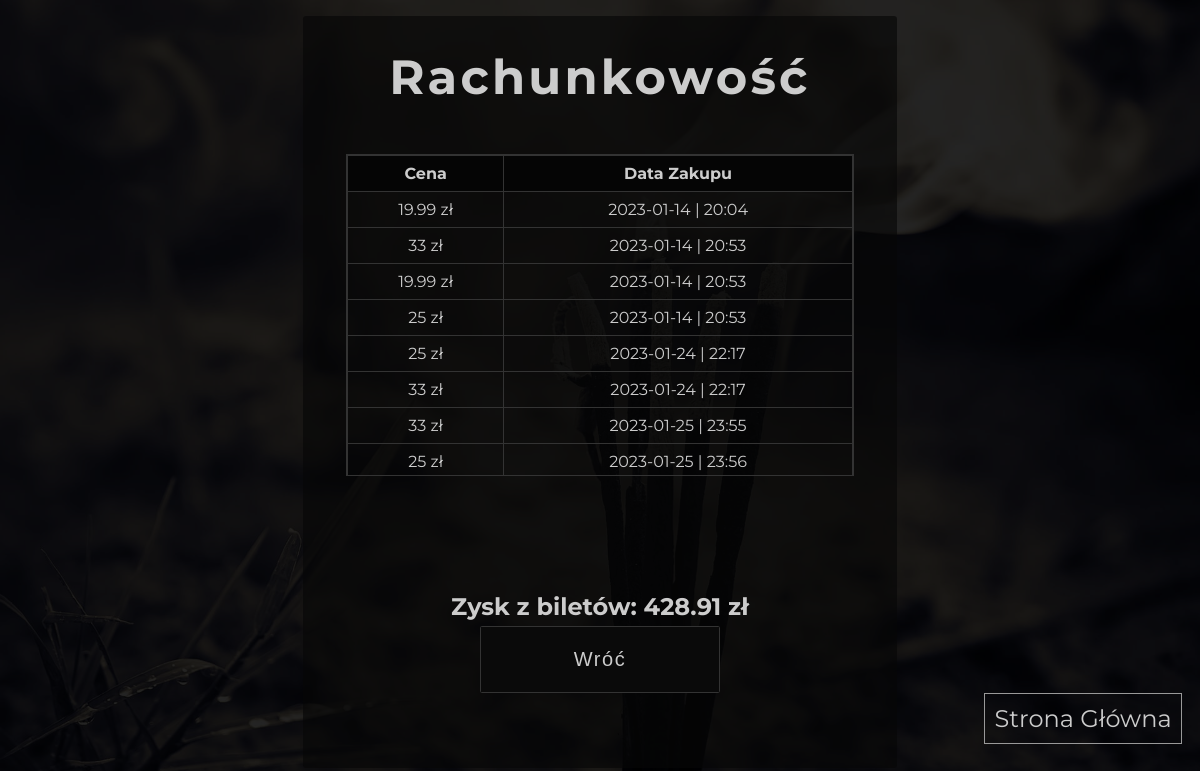
The app's page /accountant_accountancy/ (signed in) with its own data.
### App/models.py (models this page shows, shortened)
class Ticket(models.Model):
    ZONE_CHOICES = (
        ("Pływalnia", "Pływalnia"),
        ("SPA", "SPA"),
        ("Siłownia", "Siłownia")
    )
    PRICE_CHOICES = (
        ('19.99', '19.99zł - ulgowy'),
        ('25', '25zł - normalny'),
        ('33', '33zł - grupowy')
    )
    worker = models.ForeignKey(Worker, on_delete=models.SET_NULL, null=True)
    client = models.ForeignKey(Client, on_delete=models.SET_NULL, null=True, blank=True)
    price = models.CharField(max_length=6, choices=PRICE_CHOICES, default=PRICE_CHOICES[1])
    zone = models.CharField(max_length=45, choices=ZONE_CHOICES)
    dateOfPurchase = models.DateTimeField(default=datetime.datetime.now(), editable=True)
    dateOfEnd = models.DateTimeField(null=True, blank=True, editable=False)

### App/decorators.py (the view)
        def wrapper_func(request, *args, **kwargs):
            group = None
            if request.user.groups.exists():
                group = request.user.groups.all()[0].name
            if group in allowed_roles:
                return view_func(request, *args, **kwargs)
            else:
                return redirect('home')

### App/views.py (called while the page is built)
@login_required(login_url='login')
@allowed_users(allowed_roles=['accountant', 'admin'])
def accountant_accountancy(request):
    tickets = Ticket.objects.all()
    tickets_sum = round(sum([float(price.split("zł")[0])
                             for price in [ticket.price for ticket in tickets]]), 2)
    context = {'tickets': tickets, 'tickets_sum': tickets_sum}
    return render(request, 'App/subpages/accountant/accountant_accountancy.html', context)

### App/templates/App/subpages/accountant/accountant_accountancy.html (shortened to what this page needs)
{% load static %}
<!DOCTYPE html>
<html lang="pl">
<head>
    <link rel="stylesheet" href="https://cdnjs.cloudflare.com/ajax/libs/font-awesome/6.2.1/css/all.min.css" />
    <link rel="stylesheet" href="{% static '/css/accountant_panel.css' %}">
</head>
<body>
    <section class="accountancy">
        <form class="accountancy__form" action="">
            <h1 class="accountancy__header" >Rachunkowość</h1>
            <div class="accountancy__list">
                <table class="accountancy__table">
                    <tr class="accountancy__tr">
                        <th class="accountancy__th">Cena</th>
                        <th class="accountancy__th">Data Zakupu</th>
                    </tr>
                    {% for ticket in tickets %}
                    <tr class="accountancy__tr">
                        <td class="accountancy__td">{{ ticket.price }} zł</td>
                        <td class="accountancy__td">{{ ticket.dateOfPurchase|date:'Y-m-d | H:i' }}</td>
                    </tr>
                    {% endfor %}
                </table>
            </div>
            <p class="accountancy__result">
                <h2>Zysk z biletów: {{ tickets_sum }} zł</h2>
            </p>
            <div class="accountancy__buttons">
                <a class="accountancy__link" href="{% url 'accountant_panel' %}">
                    <input class="accountancy__input" type="button" value="Wróć">
                </a>
            </div>
        </form>
        <nav class="mini-nav">
            <a href="{% url 'home' %}">Strona Główna</a>
        </nav>
    </section>
</body>
</html>

### static/css/accountant_panel.css (style rules this page uses)
body { background-position: center; background-repeat: no-repeat; background-size: cover!important; background: linear-gradient(rgba(0, 0, 0, 0.86), rgba(0, 0, 0, 0.86)),url("../img/ticket_buy-01.jpg"); margin: 0; padding: 0; border: 0; font-family: 'Montserrat', sans-serif; }
.accountancy { width: 100%; display: flex; justify-content: center; color: #ccc; }
.accountancy__form { width: 35.125rem; display: flex; flex-direction: column; background-color: rgba(7, 7, 7, 0.65); min-height: 90vh; margin-top: 1rem; border-radius: 0.2rem; padding: 1rem; align-items: center; text-align: center; gap: 2rem; position: relative; }
.accountancy__header { font-size: 3rem; letter-spacing: 0.2rem; margin: 0; margin-top: 1rem; }
.accountancy__list { width: 90%; margin-top: 1rem; height: 20rem; overflow-x:auto; overflow-y:auto; border: 0.1rem solid #333; }
.accountancy__table { border-collapse: collapse; border: 1px solid black; width: 100%; margin-left: auto; margin-right: auto; }
.accountancy__th { background-color: #050505; font-weight: bold; padding: 8px; border: 1px solid #333; }
.accountancy__td { border: 1px solid #333; padding: 8px; }
.accountancy__buttons { display: flex; flex-wrap: wrap; justify-content: center; gap: 1rem; }
.accountancy__input { width: 15rem; height: 4.2rem; font-size: 1.25rem; background-color: rgb(10, 10, 10); border-radius: 0.1rem; border: solid 0.1rem #333; color: #ccc; letter-spacing: 0.1rem; position: absolute; bottom: 10%; left: 50%; transform: translateX(-50%) }
.mini-nav { position: fixed; top: 88%; left: 82%; }
.mini-nav > a { font-size: 1.5rem; text-decoration: none; border: 0.1rem solid #999; padding: 0.6rem; color: #ccc; }

### records on screen
Ticket: price "19.99", dateOfPurchase|H "2023-01-14 | 20:04"
Ticket: price "33", dateOfPurchase|H "2023-01-14 | 20:53"
Ticket: price "19.99", dateOfPurchase|H "2023-01-14 | 20:53"
Ticket: price "25", dateOfPurchase|H "2023-01-14 | 20:53"
Ticket: price "25", dateOfPurchase|H "2023-01-24 | 22:17"
Ticket: price "33", dateOfPurchase|H "2023-01-24 | 22:17"
Ticket: price "33", dateOfPurchase|H "2023-01-25 | 23:55"
Ticket: price "25", dateOfPurchase|H "2023-01-25 | 23:56"

### other values on screen
{{ tickets_sum }} "428.91"
